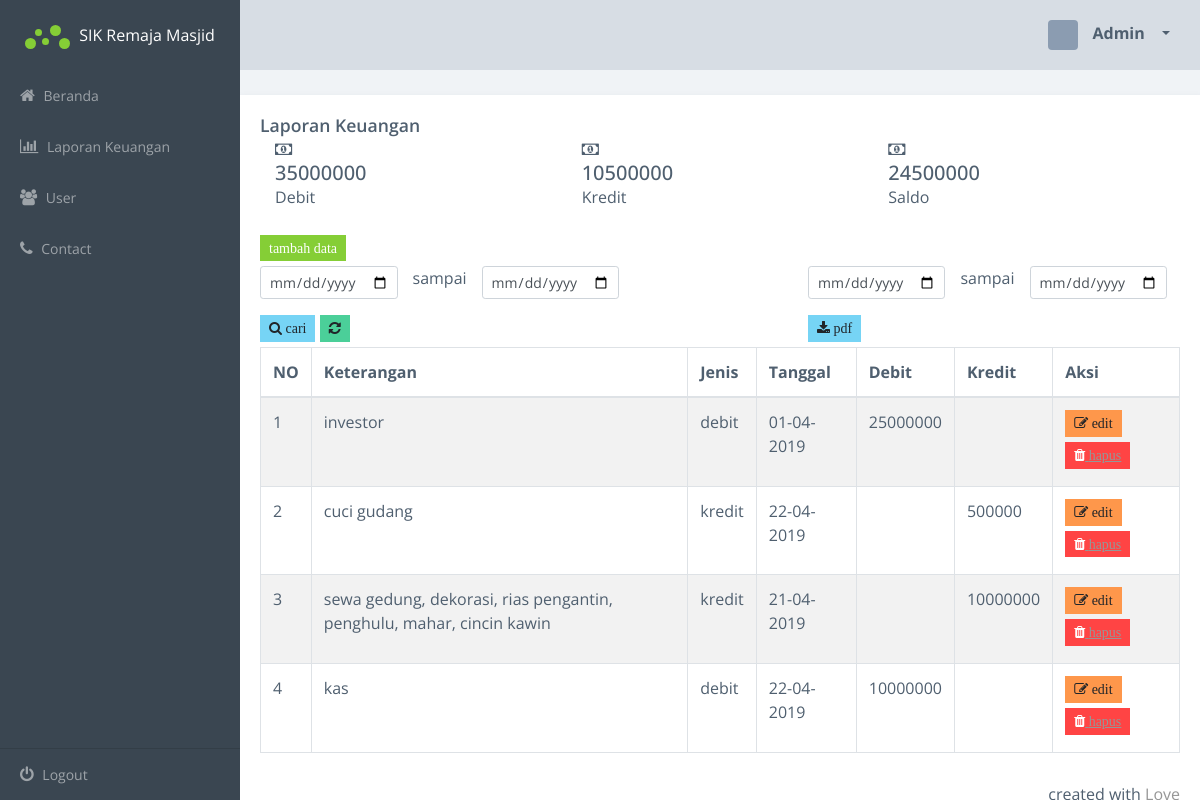
The app's page /keuangan.php (signed in) with its own data.
### tables this page shows
CREATE TABLE `tb_kas` (
  `id_kas` int(11) NOT NULL,
  `keterangan` varchar(200) DEFAULT NULL,
  `jenis` varchar(20) NOT NULL,
  `tanggal` date DEFAULT NULL,
  `debit` varchar(30) DEFAULT NULL,
  `kredit` varchar(30) DEFAULT NULL,
  PRIMARY KEY (`id_kas`)
);

### keuangan.php (the view, shortened to what this page needs)
<!doctype html>
<html class="no-js" lang="en">
    <head>
        <link rel="stylesheet" href="css/vendor.css">
        <link rel="stylesheet" href="css/app.css">
    </head>
    <body>
        <div class="main-wrapper">
            <div class="app" id="app">
                <header class="header">
                    <div class="header-block header-block-nav">
                        <ul class="nav-profile">
                            <li class="profile dropdown">
                                <a class="nav-link dropdown-toggle" data-toggle="dropdown" href="#" role="button" aria-haspopup="true" aria-expanded="false">
                                    <div class="img" style="background-image: url('https://avatars3.githubusercontent.com/u/3959008?v=3&s=40')"> </div>
                                    <span class="name"> Admin </span>
                                </a>
                            </li>
                        </ul>
                    </div>
                </header>
                <aside class="sidebar">
                    <div class="sidebar-container">
                        <div class="sidebar-header">
                            <div class="brand">
                                <div class="logo">
                                    <span class="l l1"></span>
                                    <span class="l l2"></span>
                                    <span class="l l3"></span>
                                    <span class="l l4"></span>
                                    <span class="l l5"></span>
                                </div> SIK Remaja Masjid </div>
                        </div>
                        <nav class="menu">
                            <ul class="sidebar-menu metismenu" id="sidebar-menu">
                                <li class="">
                                    <a href="index.php">
                                        <i class="fa fa-home"></i> Beranda </a>
                                </li>
                                <li class="">
                                    <a href="keuangan.php">
                                        <i class="fa fa-bar-chart"></i> Laporan Keuangan </a>
                                </li>
                                <li class="">
                                    <a href="users.php">
                                        <i class="fa fa-users"></i> User </a>
                                </li>
                                <li class="">
                                    <a href="index.php">
                                        <i class="fa fa-phone"></i> Contact </a>
                                </li>
                            </ul>
                        </nav>
                    </div>
                    <footer class="sidebar-footer">
                        <ul class="sidebar-menu metismenu" id="customize-menu">
                            <li>
                                <a href="logout.php">
                                    <i class="fa fa-power-off"></i> Logout </a>
                            </li>
                        </ul>
                    </footer>
                </aside>
                <div class="title-block">
                    <h1 class="title"> Responsive Tables </h1>
                    <p class="title-description"> When blocks aren't enough </p>
                </div>
                <section class="section">
                        <div class="row">
                            <div class="col-md-12">
                                <div class="card">
                                    <div class="card-block">
                                        <div class="card-title-block">
                                            <h3 class="title"> Laporan Keuangan </h3>
                                            <?php
                                            include_once("config.php");
                                            $kredit = mysqli_query($conn, "SELECT SUM(kredit) AS jumlah FROM tb_kas");
                                            $datakredit = mysqli_fetch_array($kredit);
                                            $debit = mysqli_query($conn, "SELECT SUM(debit) AS jumlah FROM tb_kas");
                                            $datadebit = mysqli_fetch_array($debit);
                                            $a = $datadebit['jumlah'];
                                            $b = $datakredit['jumlah'];
                                            $c = $a - $b;
                                            ?>
                                            <div class="col-4 col-sm-4 stat-col pull-right">
                                                <div class="stat-icon ">
                                                    <i class="fa fa-money "></i>
                                                </div>
                                                <div class="stat">
                                                    <div class="value"> <?php echo $c ?> </div>
                                                    <div class="name"> Saldo </div>
                                                </div>
                                            </div>
                                            <div class="col-4 col-sm-4 stat-col pull-right">
                                                <div class="stat-icon ">
                                                    <i class="fa fa-money "></i>
                                                </div>
                                                <div class="stat">
                                                    <div class="value"> <?php echo $datakredit['jumlah'] ?> </div>
                                                    <div class="name"> Kredit </div>
                                                </div>
                                            </div>
                                            <div class="col-4 col-sm-4 stat-col pull-right">
                                                <div class="stat-icon ">
                                                    <i class="fa fa-money "></i>
                                                </div>
                                                <div class="stat">
                                                    <div class="value"> <?php echo$datadebit['jumlah'] ?> </div>
                                                    <div class="name"> Debit </div>
                                                </div>
                                            </div>
                                        </div>
                                        <div><a href="tambahkas.php"> <button class='btn btn-primary btn-sm fa fa-primary'> tambah data </button></a>
                                        </div>
                                        <form method="GET" name="cari" class="pull-left">
                                            <div class="row form-group">
                                                <div class="col-5">
                                                    <input type="date" class="form-control form-control-sm" placeholder="yyyy-mm-dd" name="cari1"> </div>sampai
                                                <div class="col-5">
                                                    <input type="date" class="form-control form-control-sm" placeholder="yyyy-mm-dd" name="cari2"> </div>
                                            </div>
                                        <div><button action="keuangan.php" type="submit" class="btn btn-info btn-sm fa fa-search pull-left" name="cari"> cari </button></div>
                                        <a href="keuangan.php"> <button class='btn btn-success btn-sm fa fa-refresh'> </button></a>
                                        </form>
                                        <form method="GET" name="cari" class="pull-right" action="./fpdf-table-wrap/index.php">
                                            <div class="row form-group">
                                                <div class="col-5">
                                                    <input type="date" class="form-control form-control-sm" placeholder="yyyy-mm-dd" name="cari1"> </div>sampai
                                                <div class="col-5">
                                                    <input type="date" class="form-control form-control-sm" placeholder="yyyy-mm-dd" name="cari2"> </div>
                                            </div>
                                        <div><button type="submit" class="btn btn-info btn-sm fa fa-download " name="cari"> pdf </button></div>
                                        </form>
                                        <?php
                                        include_once("config.php");
                                        if(isset($_GET['cari'])){
                                            $cari1 = $_GET['cari1'];
                                            $cari2 = $_GET['cari2'];
                                            $result = mysqli_query($conn, "SELECT * FROM tb_kas WHERE tanggal BETWEEN '$cari1' AND '$cari2' ORDER BY id_kas ASC");
                                        }else{
                                            $result = mysqli_query($conn, "SELECT * FROM tb_kas ORDER BY id_kas ASC");
                                        }
                                        ?>
                                        <div class="example">
                                            <div class="table-responsive">
                                                <table class="table table-striped table-bordered table-hover">
                                                    <thead>
                                                        <tr>
                                                            <th>NO</th>
                                                            <th>Keterangan</th>
                                                            <th>Jenis</th>
                                                            <th>Tanggal</th>
                                                            <th>Debit</th>
                                                            <th>Kredit</th>
                                                            <th>Aksi</th>
                                                        </tr>
                                                    </thead>
                                                    <tbody>
                                                        <?php  $no = 0;
                                                                while($data = mysqli_fetch_array($result)) {
                                                                    $tgl = $data['tanggal'];
                                                                    $tanggal = date('d-m-Y', strtotime($tgl));
                                                                    $no++;
                                                        echo"<tr>";
                                                            echo "<td>".$no."</td>";
                                                            echo "<td>".$data['keterangan']."</td>";
                                                            echo "<td>".$data['jenis']."</td>";
                                                            echo "<td>".$tanggal."</td>";
                                                            echo "<td>".$data['debit']."</td>";
                                                            echo "<td>".$data['kredit']."</td>";
                                                            echo "<td><a href='edit.php?id=$data[id_kas]'><button title='edit' class='btn btn-warning btn-sm fa fa-edit'> edit </button>
                                                                <button title='hapus' class='btn btn-danger btn-sm fa fa-trash'><a href='delete.php?id=$data[id_kas]'> hapus </button></td>";
                                                        echo"</tr>";
                                                    }
                                                    ?>
                                                    </tbody>
                                                </table>
                                            </div>
                                        </div>
                                    </div>
                                </div>
                            </div>
                        </div>
                </section>
                <footer class="footer">
                    <div class="footer-block author">
                        <ul>
                            <li> created with
                                <a href="#">Love</a>
                            </li>
                        </ul>
                    </div>
                </footer>
    </body>
</html>

### records on screen
tb_kas: keterangan "investor", jenis "debit", tanggal "01-04-2019", debit "25000000"
tb_kas: keterangan "cuci gudang", jenis "kredit", tanggal "22-04-2019", kredit "500000"
tb_kas: keterangan "sewa gedung, dekorasi, rias pengantin, penghulu, mahar, cincin kawin", jenis "kredit", tanggal "21-04-2019", kredit "10000000"
tb_kas: keterangan "kas", jenis "debit", tanggal "22-04-2019", debit "10000000"

### other values on screen
$c "24500000"
$datakredit['jumlah'] "10500000"
$datadebit['jumlah'] "35000000"
